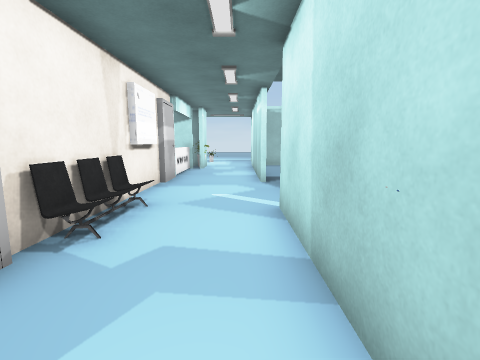
view 1 (above)

17 first-person views from a walk through a scene from a Unity 3-D project. The camera is 1.4 m above the floor, tilts 8° down and sees 85° across. The floor is counted in squares, 1 m on a side. Each view is taken from the middle of a square. On the plan, view 1 faces up. The plan holds only what a view shows up to about 13 squares ahead; the rest is blank. The place goes on beyond the plan. The player is left out. Some surface patterns are stand-ins.

view 2
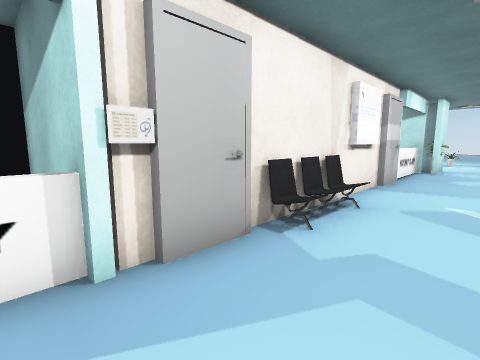

view 3
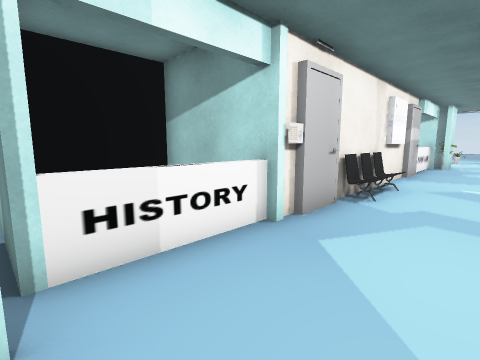

view 4
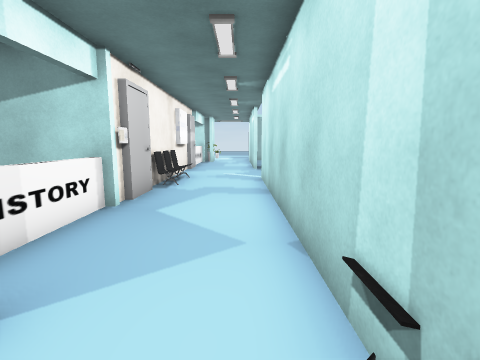

view 5
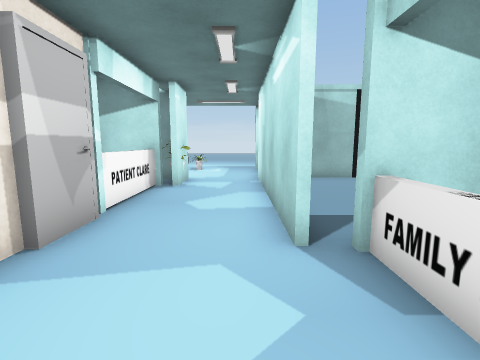

view 6
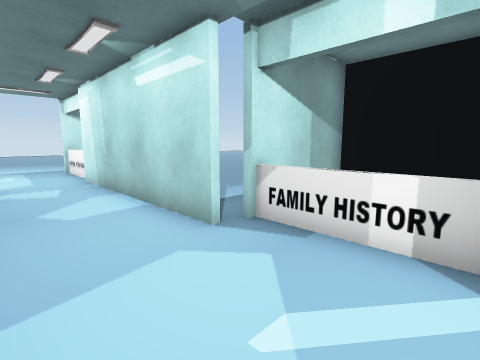

view 7
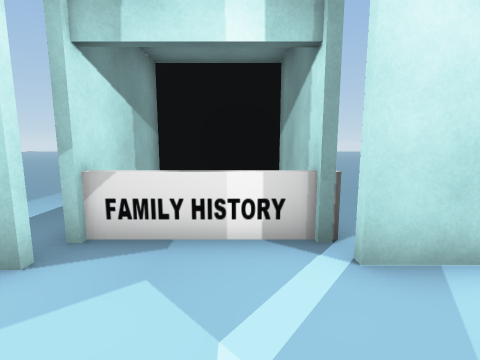

view 8
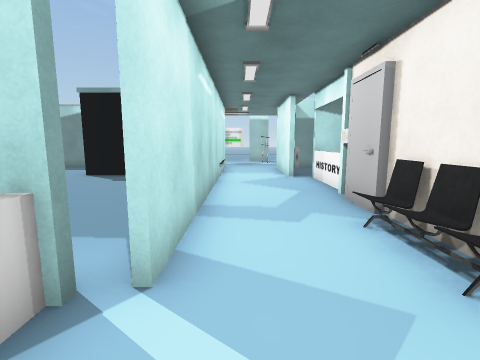

view 9
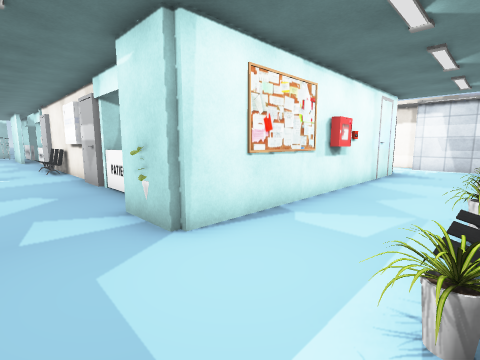

view 10
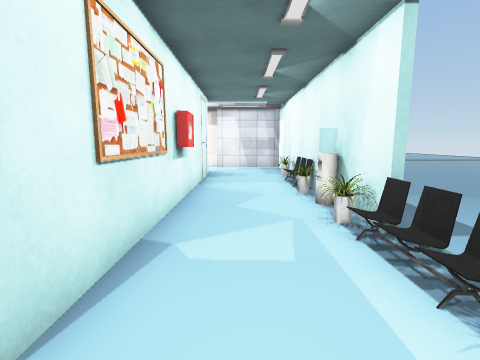

view 11
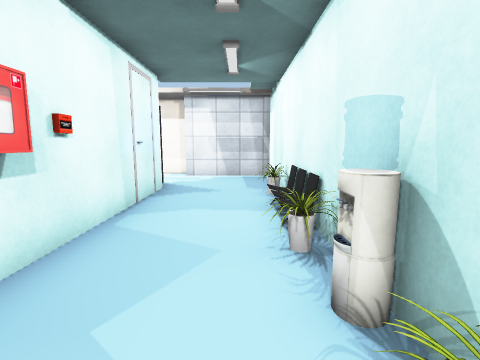

view 12
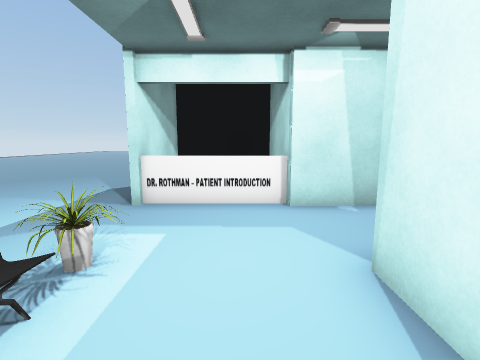

view 13
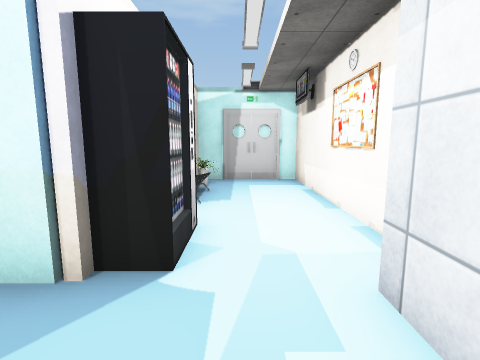

view 14
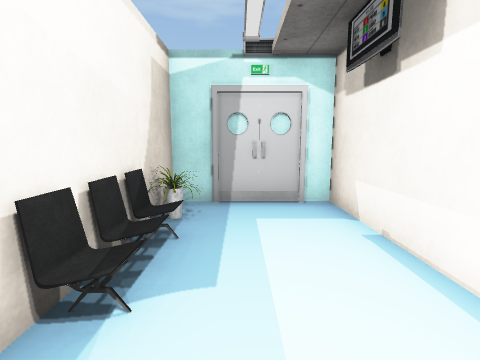

view 15
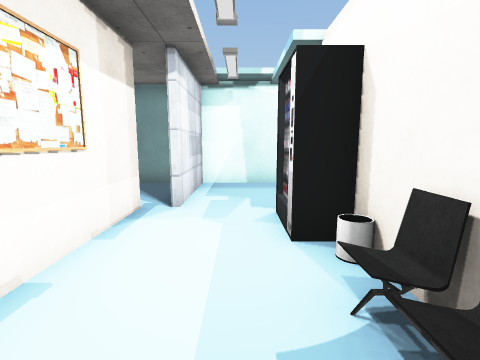

view 16
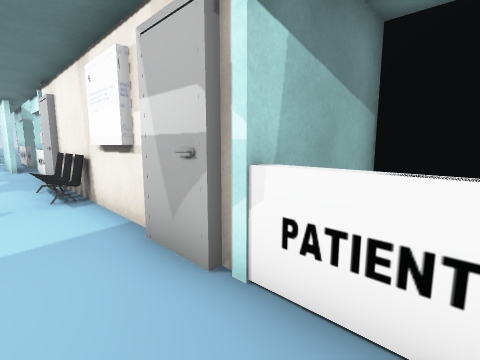

view 17
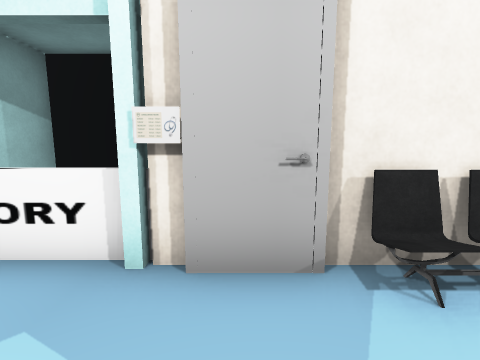

### Floor plan
Points are (right, up) in squares from view 1. A wall is a line through its corners. A room is listed if a view was taken in it or the views show most of it. See-through windows are left out.
Room 1 (views 1, 2, 3, 4, 5, 6, 7, 8, 16, 17)
walls: (-2.7, 3) (-2.7, 1.4); (-3, 3.6) (-3, 2.9); (1.7, 5.5) (1.7, 9.5); (-3, 1.5) (-3, 0.9); (-3, 0.8) (-3, -2.8); (-2.7, 8.6) (-2.7, 6.8); (0.9, 9.4) (0.9, 13.6); (-3, 9.4) (-3, 4.4); (-2.1, -2.9) (-2.1, -5); (0.9, -4.2) (0.9, 5.6); (-2.7, 13.4) (-2.7, 9.2)
ways out: opening at (-1, 14) to room 2
objects: chair (-3, 4); chair (1, -5)
Room 2 (views 9, 10, 11, 12, 13)
walls: (-5.4, 20.3) (-8.5, 20.3); (-2.7, 14.9) (-2.7, 13.4); (-11.4, 20.3) (-16.3, 20.3) (-16.3, 16.6); (-13.5, 16.5) (-2.1, 16.5) (-2.1, 14.5); (0.9, 13.6) (0.9, 20.5)
ways out: opening at (-1, 14) to room 1; opening at (-15, 17) to room 3
objects: chair (-11, 20) to (-9, 20); other object (-7, 17); water cooler (-7, 20); plant (-5, 20); chair (-4, 20); plant (-3, 20)
Room 3 (views 14, 15)
walls: (-17.2, 16.8) (-17.2, 8.7) (-13.4, 8.7) (-13.4, 14.6)
ways out: opening at (-15, 17) to room 2
objects: plant (-14, 10); other object (-14, 15); chair (-13, 12)

Where each view was taken, in squares from view 1:
view 1: 0 up, 0 right, facing up
view 2: 0 up, 0 right, facing up-left
view 3: 3 down, 0 right, facing up-left
view 4: 5 down, 0 right, facing up
view 5: 6 up, 0 right, facing up
view 6: 6 up, 2 left, facing up-right
view 7: 7 up, 2 left, facing right
view 8: 8 up, 0 right, facing down
view 9: 20 up, 0 right, facing down-left
view 10: 18 up, 1 left, facing left
view 11: 19 up, 5 left, facing left
view 12: 18 up, 5 left, facing right
view 13: 19 up, 15 left, facing down
view 14: 15 up, 15 left, facing down
view 15: 11 up, 15 left, facing up
view 16: 13 up, 1 left, facing down-left
view 17: 2 up, 0 right, facing left
